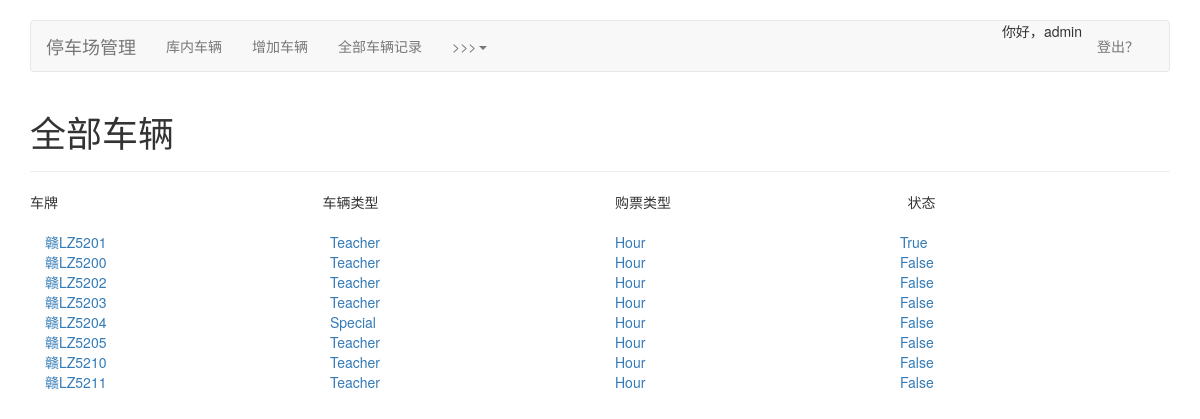
Page /CarList/ (signed in) on the committed database.
### app/models.py (models this page shows, shortened)
class Car(models.Model):
    license = models.CharField(u'车牌', max_length=50, unique=True)
    cartype = models.ForeignKey('CarType', verbose_name=u'车辆类型')
    tickettype = models.ForeignKey('TicketType',
                                   default=4,
                                   verbose_name=u'车票类型')
    status = models.BooleanField(u'是否在库', default=False)

class CarType(models.Model):
    CAR_TYPE_CHOICES = (
        ('Teacher', u'教职工车辆'),
        ('Social', u'社会车辆'),
        ('Special', u'公务车辆'),
    )
    car_type = models.CharField(u'车辆类型',
                                max_length=20,
                                choices=CAR_TYPE_CHOICES,
                                unique=True)
    def __str__(self):
        return u'%s' % self.car_type

class TicketType(models.Model):
    TICKET_TYPE_CHOICES =(
        ('Hour', u'小时票'),
        ('Month', u'月票'),
        ('Quarter', u'季度票'),
        ('Annual', u'年票'),
    )
    ticket_type = models.CharField(u'购票类型',
                                   max_length=20,
                                   choices=TICKET_TYPE_CHOICES,
                                    unique=True)
    def __str__(self):
        return u'%s' % self.ticket_type

### app/views.py (the view)
# urls.py: url(r'^CarList/$', car_list, name='car-list'),
def  car_list(request):
    cars = Car.objects.all()
    return render(request, 'app/car_list.html', {'cars': cars})

### app/templates/app/car_list.html
{% extends 'base.html' %}
 {% block content %}
    <div class="page-header">
        <h1>全部车辆</h1>
    </div>
    <div class="row">
            <div class="col-md-3">车牌</div>
            <div class="col-md-3">车辆类型</div>
            <div class="col-md-3">购票类型</div>
            <div class="col-md-3">状态</div>
    </div>
    <br/>
    {% for car in cars %}
    <div class="col-md-3"><a href="{% url 'car-detail' car.id %}">{{ car.license }}<a></li></div>
    <div class="col-md-3">{{ car.cartype }}</li></div>
    <div class="col-md-3">{{ car.tickettype }}</li></div>
    <div class="col-md-3">{{ car.status }}</li></div>
    {% empty %}
    <p>暂无车辆</p>
    {% endfor %}
{% endblock %}

### app/templates/base.html (shortened to what this page needs)
{% load staticfiles %}
<!DOCTYPE html>
<html lang="zh-CN">
  <head>
    <link href="{% static 'css/bootstrap.min.css' %}" rel="stylesheet">
    <link href="{% static 'css/navbar.css' %}" rel="stylesheet">
  </head>
  <body>
    <div class="container">
      <nav class="navbar navbar-default">
        <div class="container-fluid">
          <div class="navbar-header">
            <a class="navbar-brand" href="{% url 'car-in-list' %}">停车场管理</a>
          </div>
          <div id="navbar" class="navbar-collapse collapse">
            <ul class="nav navbar-nav">
                <li><a href="{% url 'car-in-list' %}">库内车辆</a></li>
                <li><a href="{% url 'add-car' %}">增加车辆</a></li>
                <li><a href="{% url 'car-list' %}">全部车辆记录</a></li>
              <li class="dropdown">
                  <a href="#" class="dropdown-toggle" data-toggle="dropdown" role="button" aria-haspopup="true" aria-expanded="false">>>><span class="caret"></span></a>
              </li>
            </ul>
            <ul class="nav navbar-nav navbar-right">
              {% if user.is_authenticated %}
              <li>你好，{{ user.username }}</li><span class="sr-only">(current)</span></a></li>
              <li><a href="{% url 'user-logout' %}">登出？</a></li>
              {% else %}
              <li><a href="{% url 'user-login' %}">登陆<span class="sr-only">(current)</span></a></li>
              <li><a href="{% url 'register' %}">注册</a></li>
              {% endif %}
            </ul>
          </div>
        </div>
      </nav>
      {% block content%}
    {% endblock %}
  </body>
</html>

### app/static/css/navbar.css (style rules this page uses)
body { padding-top: 20px; padding-bottom: 20px; }
.navbar { margin-bottom: 20px; }

### rows in the picture
Car: license "赣LZ5201", cartype "Teacher", tickettype "Hour", status "True"
Car: license "赣LZ5200", cartype "Teacher", tickettype "Hour", status "False"
Car: license "赣LZ5202", cartype "Teacher", tickettype "Hour", status "False"
Car: license "赣LZ5203", cartype "Teacher", tickettype "Hour", status "False"
Car: license "赣LZ5204", cartype "Special", tickettype "Hour", status "False"
Car: license "赣LZ5205", cartype "Teacher", tickettype "Hour", status "False"
Car: license "赣LZ5210", cartype "Teacher", tickettype "Hour", status "False"
Car: license "赣LZ5211", cartype "Teacher", tickettype "Hour", status "False"

### other values in the picture
{{ user.username }} "admin"
